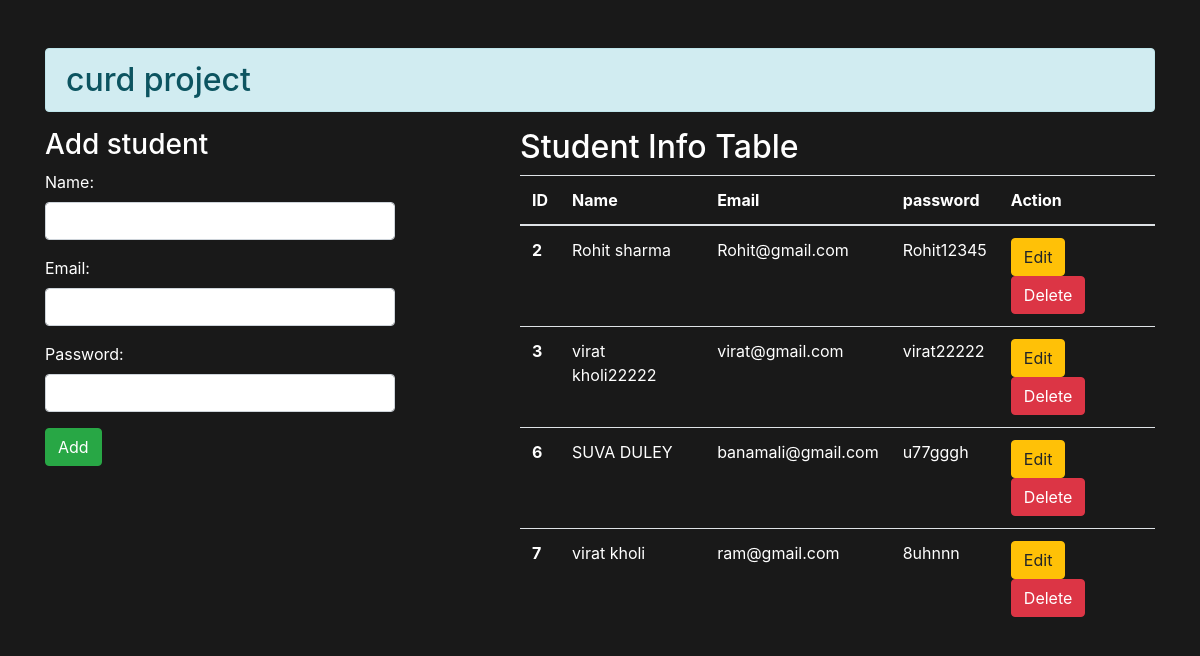
The page / on the database its author committed.
### core/models.py (models this page shows)
class User(models.Model):
    name=models.CharField(max_length=50)
    email=models.EmailField(max_length=50)
    password=models.CharField(max_length=60)

### core/views.py (the view)
# urls.py: path('',views.add_show,name="addshow"),
def add_show(request):
    if request.method=="POST":
        fm=StudentRegistation(request.POST)
        if fm.is_valid():
            nm=fm.cleaned_data['name']
            em=fm.cleaned_data['email']
            pw=fm.cleaned_data['password']
            reg=User(name=nm,email=em,password=pw)
            reg.save()
            fm=StudentRegistation()
    else:
        fm=StudentRegistation()
    studata=User.objects.all()
    return render(request,'core/addshow.html',{'form':fm,'stu':studata})

### core/forms.py
class StudentRegistation(forms.ModelForm):
    class Meta:
        model=User
        fields=['name','email','password']
        labels={'name':"Name",'email':"Email",'password':"Password"}
        widgets={
           'name':forms.TextInput(attrs={'class':'form-control'}),
           'email':forms.EmailInput(attrs={'class':'form-control'}),
           'password':forms.PasswordInput(render_value=True,attrs={'class':'form-control'})
        }

### core/templates/core/addshow.html (shortened to what this page needs)
{% extends 'core/base.html' %}
{% block content %}
<div class="row">
<div class="col-sm-4 ">
 <h3>Add student</h3>
<form method="POST" novalidate autocomplete="offf">
     {{form.as_p}}
    <input type="submit" value="Add" class="btn btn-success">
</form>
</div>
<div class="col-sm-7 offset-1">
   <h2>Student Info Table</h2>
     <table class="table table-hover">
  <thead>
    <tr>
      <th scope="col">ID</th>
      <th scope="col">Name</th>
      <th scope="col">Email</th>
      <th scope="col">password</th>
       <th scope="col">Action</th>
    </tr>
  </thead>
  <tbody>
      {% if stu %}
        {% for st in stu %}
            <tr>
                <th>{{st.id}}</th>
                <td>{{st.name}}</td>
                <td>{{st.email}}</td>
                <td>{{st.password}}</td>
                <td>
                   <a href="{% url 'update'  st.id %}" class="btn btn-warning">Edit</a>
                   <form action="{% url 'delete' st.id %}" method="post" class="d-inline">
                   <input type="submit" value="Delete" class="btn btn-danger">
                   </form>
                </td>
            </tr>
        {% endfor %}
      {% endif %}
  </tbody>
</table>
</div>
</div>
{% endblock content %}

### core/templates/core/base.html (shortened to what this page needs)
<!DOCTYPE html>
<html lang="en">
<head>
    <link rel="stylesheet" href="https://maxcdn.bootstrapcdn.com/bootstrap/4.0.0/css/bootstrap.min.css">
</head>
<body>
<div class="container mt-5">
  <h2 class='alert alert-info'>curd project</h2>
   {% block content %}
   {% endblock content %}
</div>
</body>
</html>

### core/templates/core/base.html (style rules this page uses)
body { background-color:rgba(0,0,0,0.9); color:#fff; }

### rows shown on the page
User: id "2", name "Rohit sharma", email "Rohit@gmail.com", password "Rohit12345"
User: id "3", name "virat kholi22222", email "virat@gmail.com", password "virat22222"
User: id "6", name "SUVA DULEY", email "banamali@gmail.com", password "u77gggh"
User: id "7", name "virat kholi", email "ram@gmail.com", password "8uhnnn"
